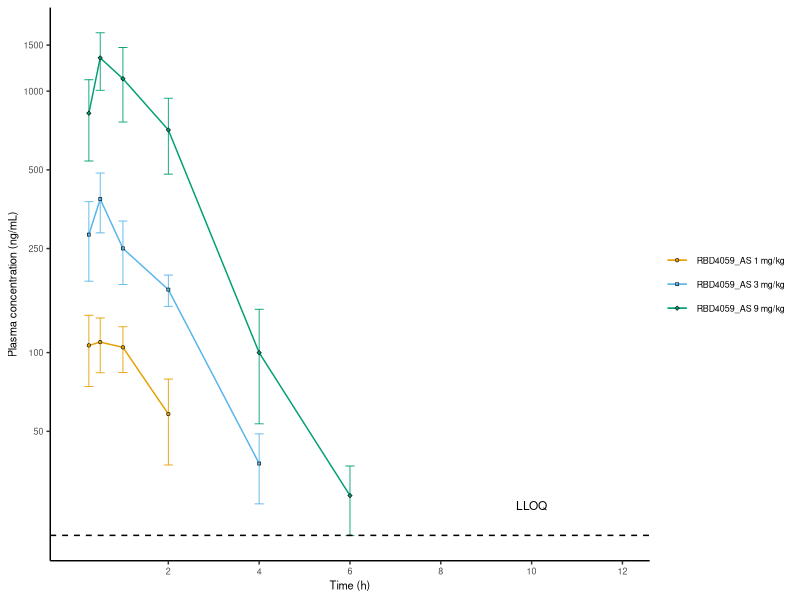

Reproduce this figure in R.
#Fig 2A

#Load library
library(tidyverse)
library(readxl)
library(ggthemes)

# specify colorblind palette
cols <- colorblind_pal()(8)

#read the data 1 mg/kg, 3 mg/kg, 9 mg/kg
dose_1 <- read_xls(path = "2a.xls", range = c("A3:K12"), col_types = "numeric") |>
  rename(time = "Time (h)...1", "RBD4059_AS 1 mg/kg_1" = "M1+3n",
         "RBD4059_AS 1 mg/kg_2" = "M2+3n",
         "RBD4059_AS 1 mg/kg_3" = "M3+3n",
         "RBD4059_AS 1 mg/kg_4" = "M10+3n",
         "RBD4059_AS 1 mg/kg_5" = "M11+3n",
         "RBD4059_AS 1 mg/kg_6" = "M12+3n") |>
  select(-c("Mean", "SD", "CV (%)", "Time (h)...8"))

dose_2 <- read_xls(path = "2a.xls", range = c("A15:K24"), col_types = "numeric") |>
  rename(time = "Time (h)...1", "RBD4059_AS 3 mg/kg_1" = "M19+3n",
         "RBD4059_AS 3 mg/kg_2" = "M20+3n",
         "RBD4059_AS 3 mg/kg_3" = "M21+3n",
         "RBD4059_AS 3 mg/kg_4" = "M28+3n",
         "RBD4059_AS 3 mg/kg_5" = "M29+3n",
         "RBD4059_AS 3 mg/kg_6" = "M30+3n") |>
  select(-c("Mean", "SD", "CV (%)", "Time (h)...8"))

dose_3 <- read_xls(path = "2a.xls", range = c("A27:K36"), col_types = "numeric") |>
  rename(time = "Time (h)...1", "RBD4059_AS 9 mg/kg_1" = "M37+3n",
         "RBD4059_AS 9 mg/kg_2" = "M38+3n",
         "RBD4059_AS 9 mg/kg_3" = "M39+3n",
         "RBD4059_AS 9 mg/kg_4" = "M46+3n",
         "RBD4059_AS 9 mg/kg_5" = "M47+3n",
         "RBD4059_AS 9 mg/kg_6" = "M48+3n") |>
  select(-c("Mean", "SD", "CV (%)", "Time (h)...8"))

#Combine data for all doses and data wrangling
data <- dose_1 |>
  full_join(dose_2, by = "time") |>
  full_join(dose_3, by = "time") |>
  pivot_longer(cols = -time, names_to = "dosage", values_to = "concentration") |>
  mutate(dosage = str_remove(dosage, "_[0-9]+$"))

#Calculate data summaries for plotting
data_plot <- data |>
  group_by(time, dosage) |>
  summarise(mean = mean(concentration, na.rm = T), sd = sd(concentration, na.rm = T)) |>
  mutate(upper = mean + sd, lower = mean - sd) |>
  filter(!is.na(sd))

#Plot the data
p <- data_plot |>
  ggplot(aes(x = time, y = mean, color = dosage)) +
  geom_line(linewidth = 0.5) +
  scale_y_log10(breaks = c(50, 100, 250, 500, 1000, 1500)) +
  scale_x_continuous(limits = c(0, 12), breaks = c(2, 4, 6, 8, 10, 12)) +
  geom_errorbar(aes(ymin = lower, ymax = upper), width = 0.2, linewidth = 0.3) +
  geom_point(aes(shape = dosage, fill = dosage), color = "black", size = 1,
             stroke = 0.3) +
  theme_classic() +
  labs(x = "Time (h)", y = "Plasma concentration (ng/mL)") +
  theme(text = element_text(size = 8),
        title = element_text(size = 8),
        legend.title = element_blank(),
        legend.box.spacing = unit(0.2, "cm")) +
  scale_color_manual(values = cols[c(2, 3, 4, 6, 7, 8)]) +
  scale_fill_manual(values = cols[c(2, 3, 4, 6, 7, 8)]) +
  scale_shape_manual(values = 21:25) +
  geom_hline(yintercept = 20, linetype = "dashed") +
  annotate(geom = "text", x = 10, y = 26, label = "LLOQ", size = 3)

#save plot
ggsave(filename = "2A.pdf", plot = p, scale = 1, width = 15,
       height = 6, units = "cm", dpi = 300) 
  
#--------------End of code-------------------------------------------------------
